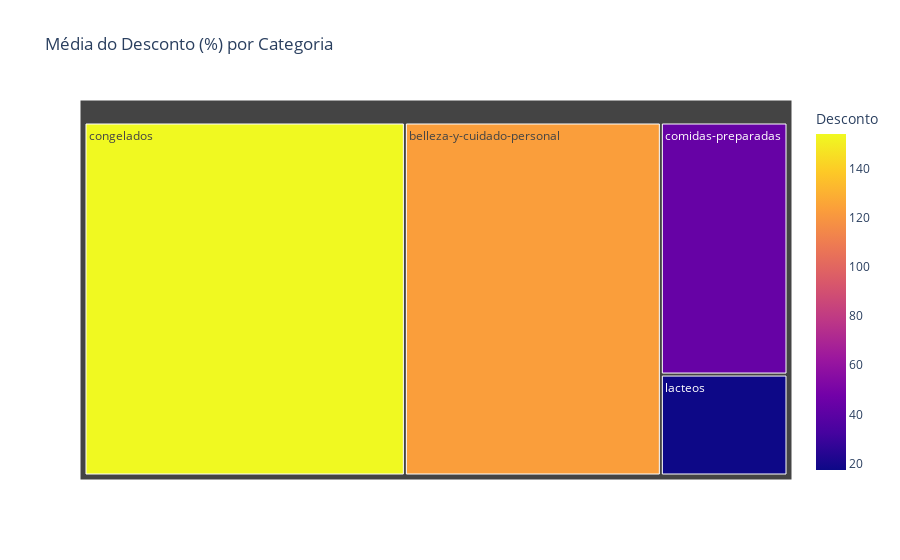

The cell this chart's notebook holds for it:
### Markdown cell above
# 5 - Plote um gráfico de mapa interativo agrupando os dados por categoria, marca e trazendo a média de desconto.

### Code cell
# Seu código aqui
# Agrupando os dados do DataFrame por Categoria e calculando a média do Desconto
preco_categoria = (df.groupby('Categoria')['Desconto'].mean().reset_index().sort_values(by = 'Desconto', ascending = False))

#Gráfico de barras horizontais
fig = px.bar(preco_categoria, x = 'Categoria', y = 'Desconto',
            title = 'Média do Desconto por Categoria',
            labels = {'Categoria': 'Categoria', 'Desconto': 'Média do Desconto (%)'},
            color = 'Desconto',
            width = 1150)

fig = px.treemap(preco_categoria,
                 path=['Categoria'],  # hierarquia
                 values='Desconto',
                 color='Desconto',
                 title='Média do Desconto (%) por Categoria')

fig.show()

### Figure 1 — Plotly figure (JSON) as saved in the notebook; plotly's stock layout.template omitted (floating-point values rounded to 4 significant figures)
{"data": [{"branchvalues": "total", "customdata": [[154.0], [123.1], [43.48], [17.41], [NaN], [NaN], [NaN]], "domain": {"x": [0, 1], "y": [0, 1]}, "hovertemplate": "labels=%{label}<br>Desconto_sum=%{value}<br>parent=%{parent}<br>id=%{id}<br>Desconto=%{color}<extra></extra>", "ids": ["congelados", "belleza-y-cuidado-personal", "comidas-preparadas", "lacteos", "frutas", "instantaneos-y-sopas", "verduras"], "labels": ["congelados", "belleza-y-cuidado-personal", "comidas-preparadas", "lacteos", "frutas", "instantaneos-y-sopas", "verduras"], "marker": {"coloraxis": "coloraxis", "colors": [154.0, 123.1, 43.48, 17.41, NaN, NaN, NaN]}, "name": "", "parents": ["", "", "", "", "", "", ""], "type": "treemap", "values": [154.0, 123.1, 43.48, 17.41, 0.0, 0.0, 0.0]}], "layout": {"coloraxis": {"colorbar": {"title": {"text": "Desconto"}}, "colorscale": [[0, "#0d0887"], [0.1111, "#46039f"], [0.2222, "#7201a8"], [0.3333, "#9c179e"], [0.4444, "#bd3786"], [0.5556, "#d8576b"], [0.6667, "#ed7953"], [0.7778, "#fb9f3a"], [0.8889, "#fdca26"], [1, "#f0f921"]]}, "legend": {"tracegroupgap": 0}, "title": {"text": "Média do Desconto (%) por Categoria"}}}
